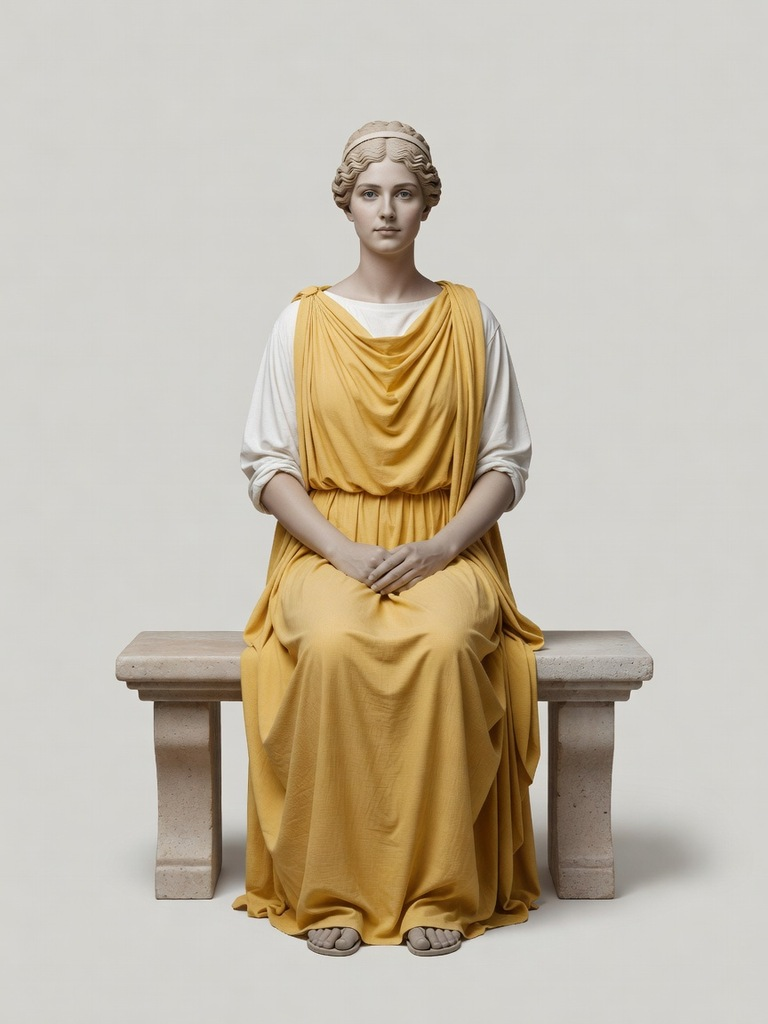
#> input picture games/colosseum/tools/_crowd_src/matron_f1.jpg, 768 x 1024 px
$ python -i gen_textures.py   (imports and definitions only)
#> lines starting #> are read from the running program, lines starting #| are printed output that depends on the picture
#> further down, picture is the input picture: PIL image 768x1024 RGB; mean R, G, B 196.2, 186.6, 170.4
#!/usr/bin/env python3
"""Generate original ground textures + key art for Bastion Realms: Stronghold via xAI grok-imagine-image.
Post-processes each ground texture into a guaranteed-seamless square tile (mirror fold)."""
import base64, json, os, sys, urllib.request
from pathlib import Path
from PIL import Image
import io

NOMI = Path(os.path.expandvars("%APPDATA%")) / "Nomi"
OUT = Path(__file__).resolve().parents[1] / "assets" / "textures"
# [1 line not run here, left out]

# [1 line that did not run here, left out]
# [1 line that did not run here, left out]

BASE = ("Strictly top-down orthographic view of a game ground texture, seamless tileable, "
        "uniform diffuse lighting, no shadows from objects, no borders or vignette, "
        "stylized painterly low-fantasy game art, muted rich colors, high detail. ")

JOBS = {
    "ground_colosseum": BASE + "Ancient roman colosseum arena floor: packed golden sand over worn "
                        "travertine flagstones, faint chariot wheel ruts and rake marks.",
    "ground_gothic":    BASE + "Gothic castle courtyard at night: dark rain-slick cobblestones with "
                        "moss in the joints, deep grey-blue stones.",
    "ground_sky":       BASE + "Floating sky citadel pavement: white and pale-blue marble tiles with "
                        "thin gold inlay lines, faint cloud wisps across the surface.",
    "ground_crystal":   BASE + "Enchanted crystal fortress floor: polished amethyst and violet geode "
                        "tiles with glowing lavender veins between them.",
    "ground_dwarven":   BASE + "Dwarven mountain forge hall floor: dark basalt hexagonal setts with "
                        "brass rivets and thin glowing ember cracks.",
    "keyart":           "Epic fantasy game key art, dramatic wide shot: a majestic stone bastion keep "
                        "with crimson banners standing at the center of a besieged arena, converging "
                        "roads with glowing catapult fire and construct armies advancing from all sides, "
                        "sunset storm light, painterly AAA splash-art style, no text, no watermark.",
}

def gen(prompt: str) -> bytes:
    req = urllib.request.Request(
        "https://api.x.ai/v1/images/generations",
        data=json.dumps({
            "model": "grok-imagine-image",
            "prompt": prompt,
            "response_format": "b64_json",
        }).encode(),
        headers={"Authorization": f"Bearer {KEY}", "Content-Type": "application/json"},
    )
    resp = json.load(urllib.request.urlopen(req, timeout=120))
    return base64.b64decode(resp["data"][0]["b64_json"])

def seamless_square(img: Image.Image, size=512) -> Image.Image:
    """Center-crop square, then mirror-fold quadrant -> guaranteed seamless tile."""
#> called with size = 512
    w, h = img.size
#> w = 768; h = 1024
    s = min(w, h)
#> s = 768
    img = img.crop(((w - s) // 2, (h - s) // 2, (w + s) // 2, (h + s) // 2)).resize((size, size), Image.LANCZOS)
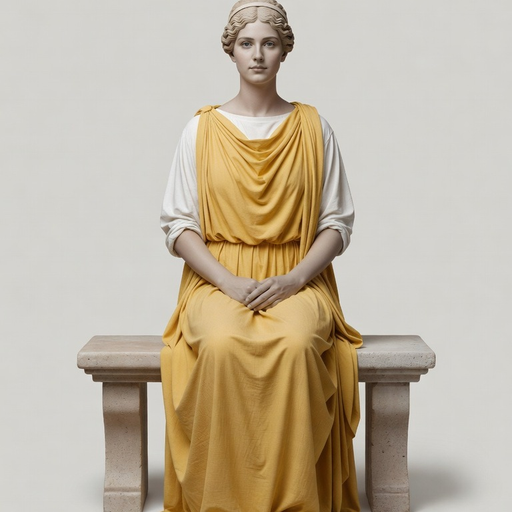
#> img: PIL image 512x512 RGB; mean R, G, B 192.9, 181.3, 162.1
    q = img.resize((size // 2, size // 2), Image.LANCZOS)
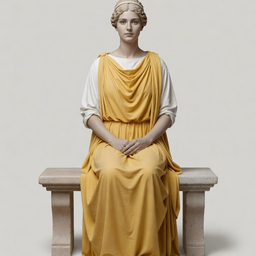
#> q: PIL image 256x256 RGB; mean R, G, B 192.9, 181.3, 162.1
    tile = Image.new("RGB", (size, size))
#> tile: PIL image 512x512 RGB; every value is 0
    tile.paste(q, (0, 0))
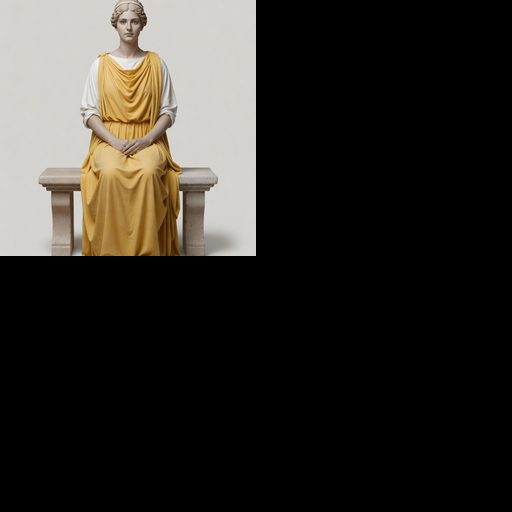
#> tile: PIL image 512x512 RGB; mean R, G, B 48.2, 45.3, 40.5
    tile.paste(q.transpose(Image.FLIP_LEFT_RIGHT), (size // 2, 0))
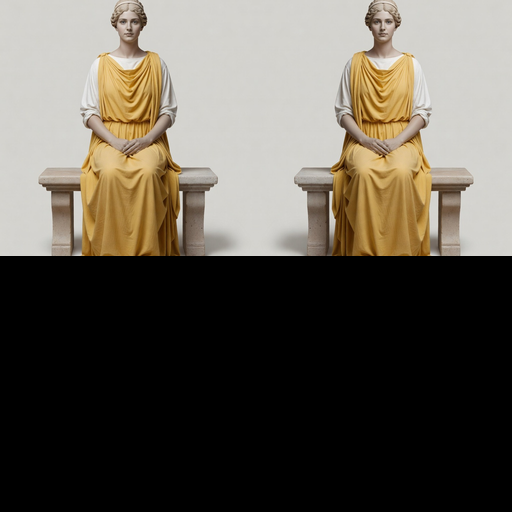
#> tile: PIL image 512x512 RGB; mean R, G, B 96.5, 90.7, 81.1
    tile.paste(q.transpose(Image.FLIP_TOP_BOTTOM), (0, size // 2))
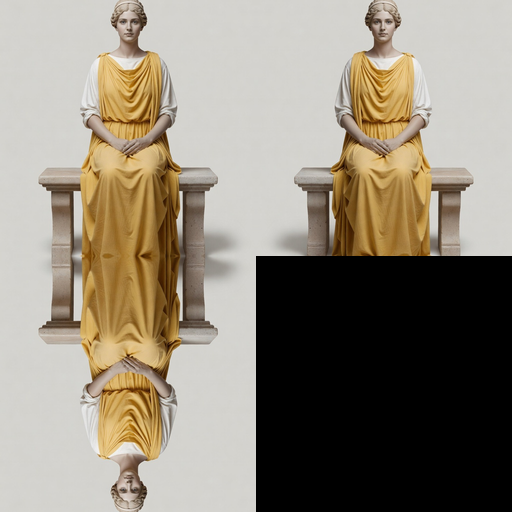
#> tile: PIL image 512x512 RGB; mean R, G, B 144.7, 136, 121.6
    tile.paste(q.transpose(Image.ROTATE_180), (size // 2, size // 2))
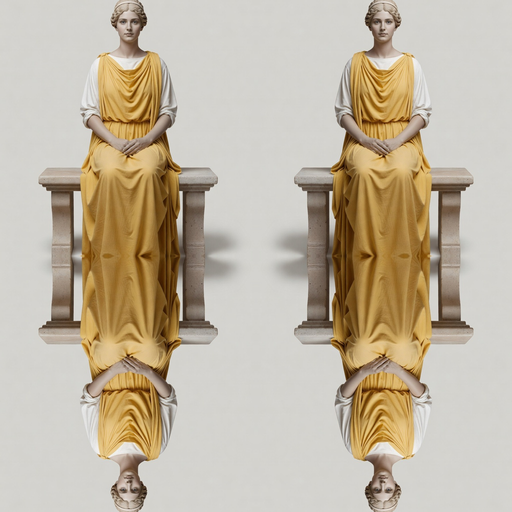
#> tile: PIL image 512x512 RGB; mean R, G, B 192.9, 181.3, 162.1
    return tile

failed = []
# [20 lines not run here, left out]

>>> from PIL import Image
>>> picture = Image.open('../../colosseum/tools/_crowd_src/matron_f1.jpg')
>>> result = seamless_square(picture)

$ run again, on games/colosseum/tools/_crowd_src/plebs_m2_cheer.jpg
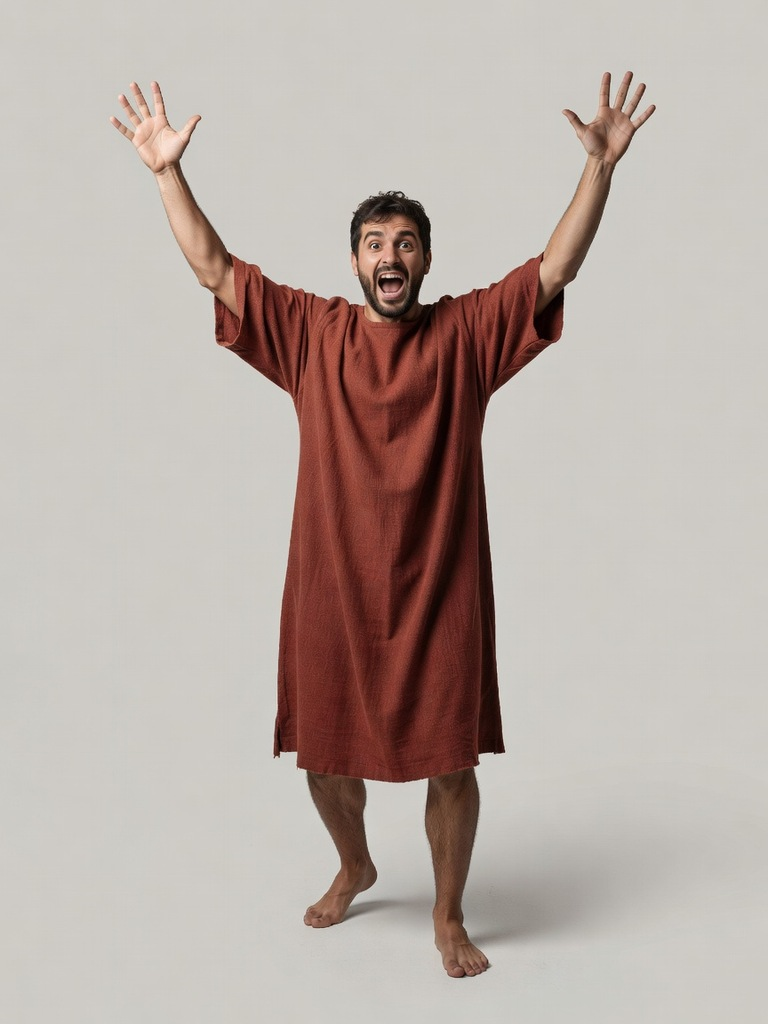
#> input picture games/colosseum/tools/_crowd_src/plebs_m2_cheer.jpg, 768 x 1024 px
#> picture is the input picture: PIL image 768x1024 RGB; mean R, G, B 185.8, 174, 167.8
#> in seamless_square, `img = img.crop(((w - s) // 2, (h - s) // 2, (w + s) // 2, (h + s) // 2..`:
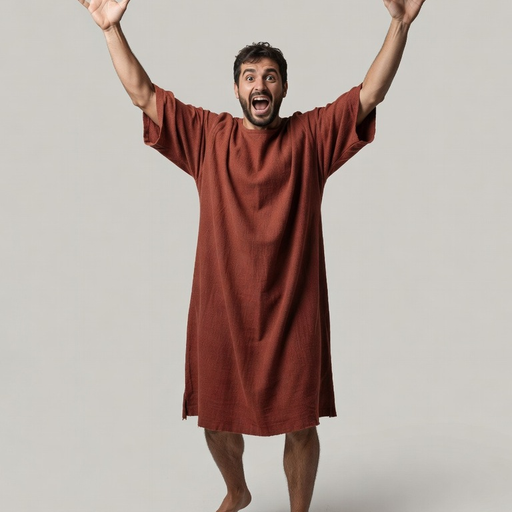
#> img: PIL image 512x512 RGB; mean R, G, B 180.9, 166.5, 160.2
#> in seamless_square, `tile.paste(q.transpose(Image.ROTATE_180), (size // 2, size // 2))`:
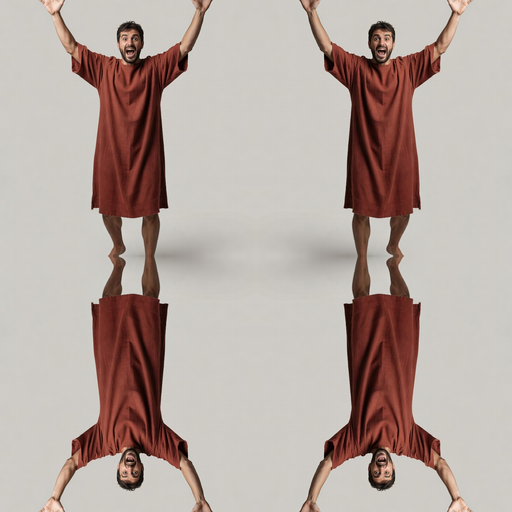
#> tile: PIL image 512x512 RGB; mean R, G, B 180.8, 166.5, 160.1
